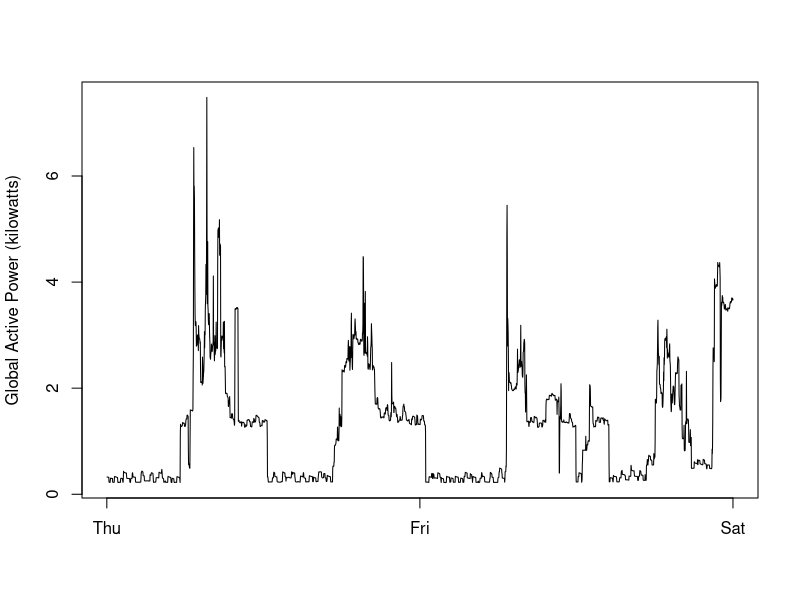

Write R code to recreate this figure.
# change the working dir to your own
setwd('/Users/iLeo/coursera/DataScience/RProgramming/01/ExData_Plotting1')

# data has been already properly subsetted, we can just load them
data <- read.csv('data.csv', sep=';')

# open the device
png("plot2.png", width=480, height=480)
plot(data$Global_active_power, type="l", xaxt="n", xlab="", ylab="Global Active Power (kilowatts)")
axis(1, at=c(0, table(data$Date)[[2]], nrow(data)), labels=c('Thu', 'Fri', 'Sat'))

# close the device
dev.off()


